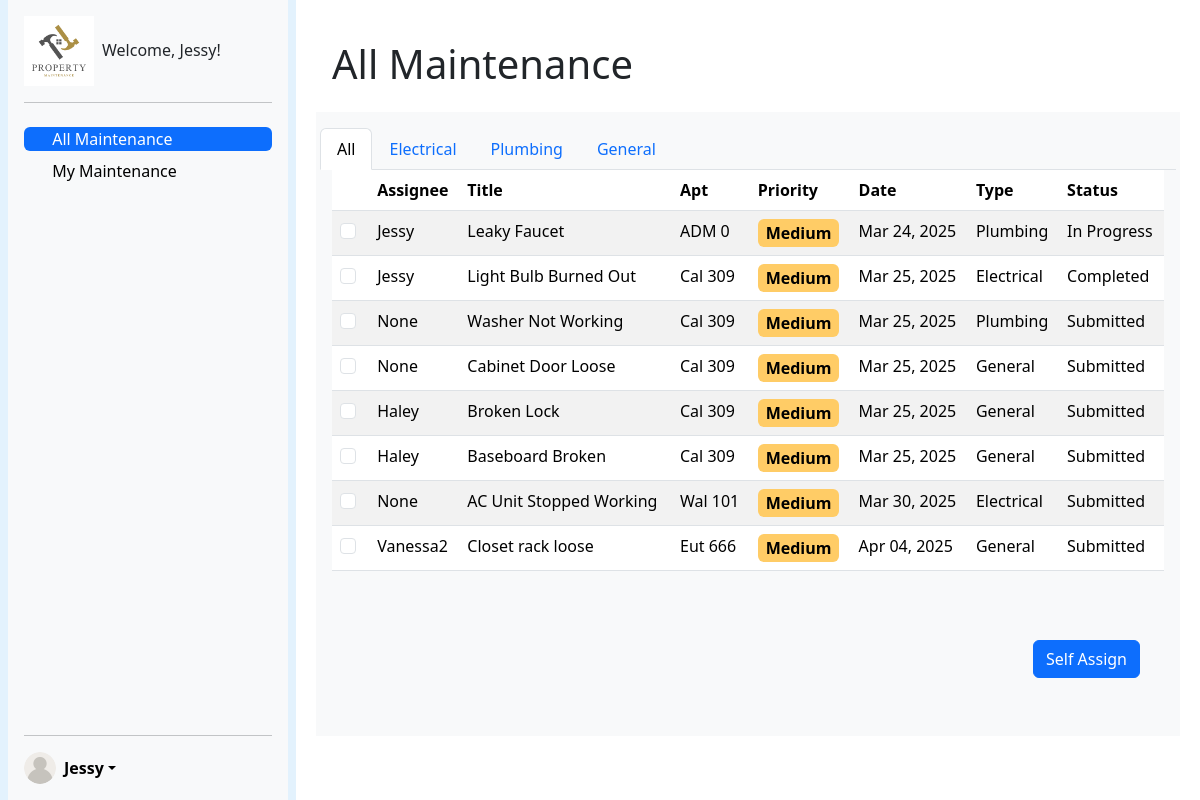
Before: /admin-dashboard/ (signed in) with the older database file.
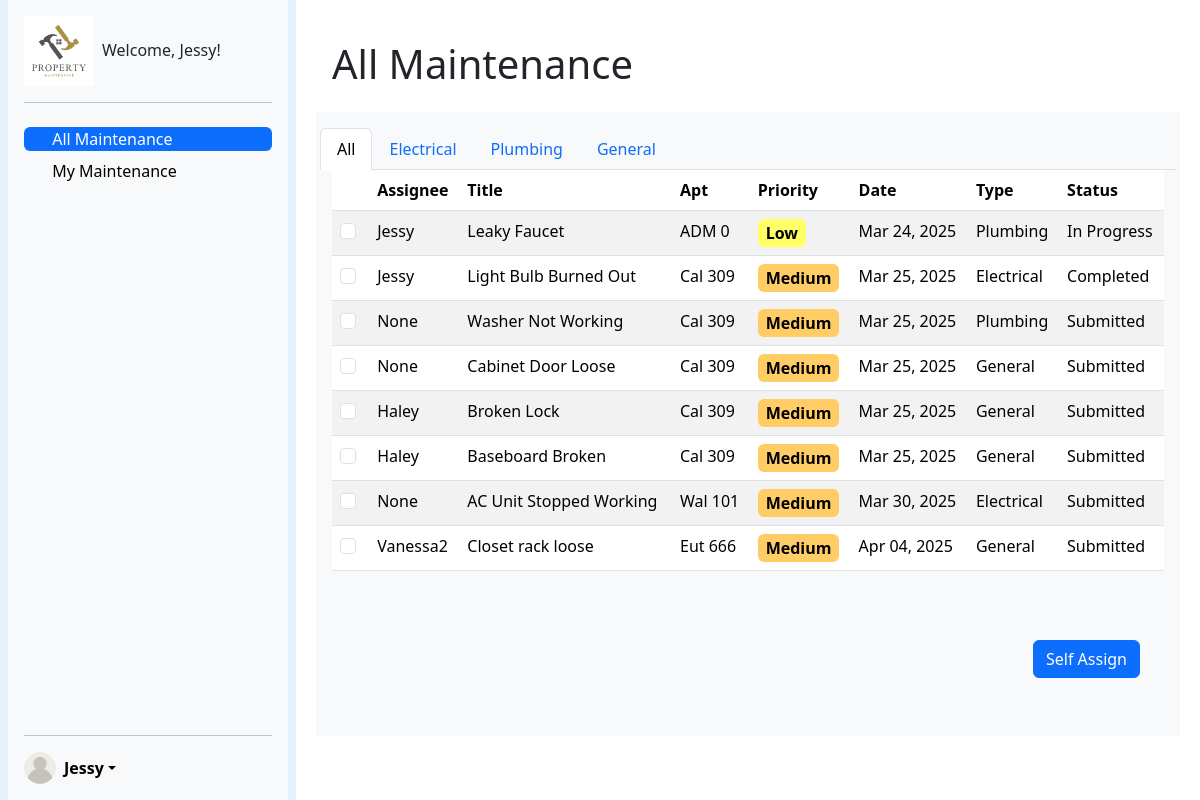
After: the same page with the newer database file.
### ticketsystem/models.py (models this page shows, shortened)
class Ticket(models.Model):
    title = models.CharField(max_length=200)
    description = models.TextField()
    CATEGORY_CHOICES = [
        ('electrical', 'Electrical'),
        ('plumbing', 'Plumbing'),
        ('general', 'General'),
    ]
    category = models.CharField(max_length=20, choices=CATEGORY_CHOICES)
    STATUS_CHOICES = [
        ('submitted', 'Submitted'),
        ('in_progress', 'In Progress'),
        ('completed', 'Completed'),
    ]
    status = models.CharField(max_length=20, choices=STATUS_CHOICES, default='submitted')
    PRIORITY_CHOICES = [
        ('low', 'Low'),
        ('medium', 'Medium'),
        ('high', 'High'),
    ]
    priority = models.CharField(max_length=10, choices=PRIORITY_CHOICES, default='medium')
    created_date = models.DateTimeField(auto_now_add=True)
    updated_date = models.DateTimeField(auto_now=True)
    completed_date = models.DateTimeField(null=True, blank=True) # based on status
    image = models.ImageField(upload_to='ticket_images/', null=True, blank=True)
    submitter = models.ForeignKey(settings.AUTH_USER_MODEL, on_delete=models.CASCADE, related_name='submitted_tickets')
    assigned_admin = models.ForeignKey(settings.AUTH_USER_MODEL, on_delete=models.SET_NULL, null=True, blank=True, related_name='assigned_tickets')

class UserProfile(models.Model):
    user = models.OneToOneField(User, on_delete=models.CASCADE)
    ROLE_CHOICES = [
        ('tenant', 'Tenant'),
        ('admin', 'Admin'),
    ]
    role = models.CharField(max_length=10, choices=ROLE_CHOICES, default='tenant')
    building_name = models.CharField(max_length=100, blank=True, null=True)
    apartment_number = models.CharField(max_length=10, blank=True, null=True)
    employee_id = models.CharField(max_length=100, blank=True, null=True)

### ticketsystem/views.py (the view, shortened to what this page needs)
# urls.py: path('admin-dashboard/', admin_dashboard, name='admin_dashboard'),
@login_required(login_url="/")
def admin_dashboard(request):
    userProfile = UserProfile.objects.get(user=request.user)
    if userProfile.role == "tenant":
        return redirect('tenant_dashboard')
    context = {
        'user': request.user,
        'tickets': Ticket.objects.all()
    }
    return render(request, 'admin_dashboard.html', context)

### ticketsystem/templates/admin_dashboard.html (shortened to what the changed rows need)
{% load static %}
<!DOCTYPE html>
<html>
<head>
    {% load bootstrap5 %}
    {% bootstrap_css %}
    <link rel="stylesheet" href="{% static 'priority.css' %}">
</head>
<body>
    <div class="container-fluid">
        <div class="row flex-nowrap">
            <div class="col py-3 overflow-hidden" style="height: 100vh;">
                <h1 class="m-4">All Maintenance</h1>
                <div class="col m-2 p-3 justify-content-center bg-light" style="height: 78vh;">
                    <div class="row tab-content" id="myTabContent">
                        <div class="tab-pane fade show active" id="all" role="tabpanel" aria-labelledby="all-tab">
                            <form method="POST" class="w-100" style="height: 55vh;">
                                <div class="w-100 h-100 d-inline-block table-responsive" >
                                    <table class="table table-striped overflow-auto">
                                        <thead>
                                        <tr>
                                            <th scope="col"></th>
                                            <th scope="col">Assignee</th>
                                            <th scope="col">Title</th>
                                            <th scope="col">Apt</th>
                                            <th scope="col">Priority</th>
                                            <th scope="col">Date</th>
                                            <th scope="col">Type</th>
                                            <th scope="col">Status</th>
                                        </tr>
                                        </thead>
                                        <tbody>
                                            {% for ticket in tickets %}
                                                <tr style="cursor: pointer;" onclick="handleRowClick(event, '{% url 'admin_ticket_page' id=ticket.id %}')">
                                                    <th scope="row"><input class="form-check-input me-1"  type="checkbox" name="my_checkboxes[]" value="{{ ticket.id }}" aria-label="checkbox"></th>
                                                    <td>{{ ticket.assigned_admin|capfirst }}</td>
                                                    <td>{{ ticket.title|capfirst }}</td>
                                                    <td>{{ ticket.submitter.userprofile.building_name|slice:3 }} {{ ticket.submitter.userprofile.apartment_number }}</td>
                                                    <td>
                                                        <span class="priority-box {% if ticket.priority == 'low' %}priority-low{% elif ticket.priority == 'medium' %}priority-medium{% elif ticket.priority == 'high' %}priority-high{% endif %}">
                                                            {{ ticket.priority|capfirst }}
                                                        </span>
                                                    </td>
                                                    <td>{{ ticket.created_date|date:"M d, Y" }}</td>
                                                    <td>{{ ticket.category|capfirst }}</td>
                                                    <td>{{ ticket.get_status_display }}</td>
                                                </tr>
                                            {% endfor %}
                                        </tbody>
                                    </table>
                                </div>
                            </form>
                        </div>
                    </div>
                </div>
            </div>
        </div>
    </div>
</body>
</html>

Changed rows visible on the page:
changed Ticket "Leaky Faucet": priority "Medium" → "Low"
